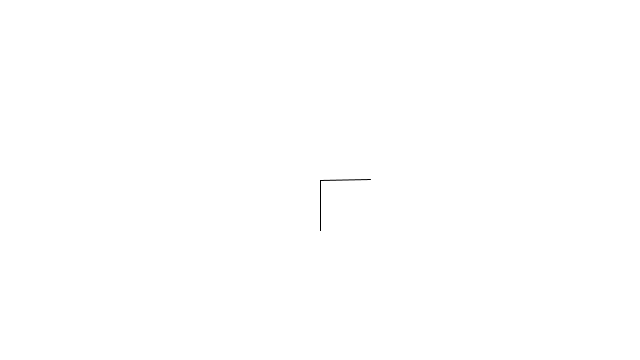
Frame 1 (no input)
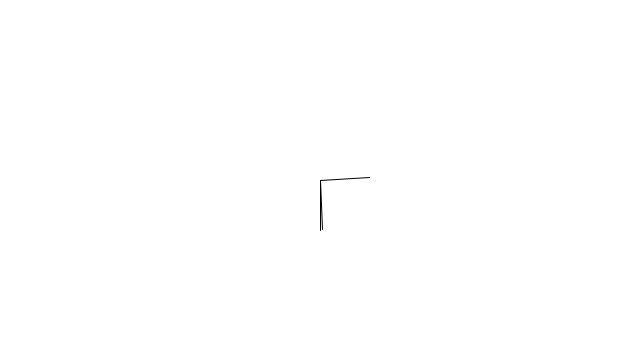
Frame 60 (the mouse pressed at the canvas centre just before this capture)
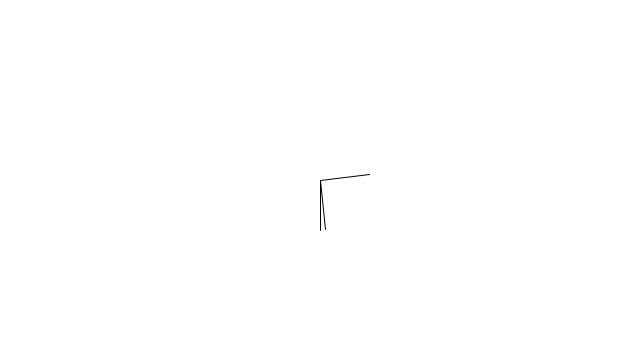
Frame 120 (the mouse held since frame 60 and released just before this capture)

The Processing sketch that drew these frames (run headless with seeded random() and noise(); from frame 60 on, the mouse is pressed at the canvas centre):

// Processing sketch: sketch_3_13_NormalForce
// ── sketch_3_13_NormalForce.pde

float angle = 0;
//float gravity = 0.4;

PVector position;
PVector gravity;
PVector normal;
PVector pendulum;

void setup(){

  size(640,360);
  position = new PVector(width/2, height/2);
  gravity = new PVector(0,50);
  pendulum = new PVector();
  normal = new PVector();

  

}



void draw(){

   background(255);
   float mag = gravity.mag();
   pendulum.set(mag * sin(angle), mag * cos(angle),0);
   normal.set(mag * sin(angle + (PI/2)), mag * cos(angle + (PI/2)),0);
   
   stroke(0);
   pushMatrix();
   translate(position.x,position.y);
   line(0,0,gravity.x,gravity.y);
   line(0,0, pendulum.x, pendulum.y);
   line(0,0,normal.x,normal.y);
   popMatrix();
   
   angle += 0.001;

}
// ── Mover.pde
class Mover{
 
  PVector location;
  PVector velocity;
  PVector acceleration;
  float topspeed;
  float mass;
  
  
  Mover(float m, float x, float y){
   
    location = new PVector(x,y);
    velocity = new PVector(0,0);
    acceleration = new PVector(0,0);
    topspeed = 5;
    mass = m;
  }
  
  void update(){
   velocity.add(acceleration);
   velocity.limit(topspeed);
   location.add(velocity); 

    acceleration.mult(0);
  }
  
  void display(){
   stroke(0);
   fill(175,150);
   ellipse(location.x,location.y,mass*16,mass*16);
  }
  
  void applyForce(PVector force){
    PVector f = PVector.div(force,mass);
    acceleration.add(f);
    
  }
  
  void checkEdges(){
   if (location.x > width){
     location.x = width;
     velocity.x *= -1;
   }
   else if(location.x < 0){
     location.x = 0;
     velocity.x *= -1;
   }
   
   if (location.y > height){
     location.y = height;
     velocity.y *= -1;
   }
   else if(location.y < 0){
     location.y = 0;
     velocity.y *= -1;
   }
  }
}
